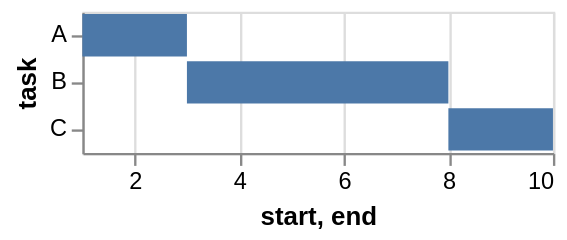

Write a Vega-Lite specification for this figure.
### Vega specification from a JSON file in a GitHub repository (floating-point values rounded to 4 significant figures)
{"$schema": "https://vega.github.io/schema/vega/v5.json", "description": "A simple bar chart with ranged data (aka Gantt Chart).", "background": "white", "padding": 5, "width": 200, "style": "cell", "data": [{"name": "source_0", "values": [{"task": "A", "start": 1, "end": 3}, {"task": "B", "start": 3, "end": 8}, {"task": "C", "start": 8, "end": 10}]}, {"name": "data_0", "source": "source_0", "transform": [{"type": "filter", "expr": "isValid(datum[\"start\"]) && isFinite(+datum[\"start\"])"}]}], "signals": [{"name": "y_step", "value": 20}, {"name": "height", "update": "bandspace(domain('y').length, 0.1, 0.05) * y_step"}], "marks": [{"name": "marks", "type": "rect", "style": ["bar"], "from": {"data": "data_0"}, "encode": {"update": {"fill": {"value": "#4c78a8"}, "ariaRoleDescription": {"value": "bar"}, "description": {"signal": "\"start: \" + (!isValid(datum[\"start\"]) || !isFinite(+datum[\"start\"]) ? \"\" + datum[\"start\"] : format(datum[\"start\"], \"\")) + \"; task: \" + (\"\" + datum[\"task\"]) + \"; end: \" + (!isValid(datum[\"end\"]) || !isFinite(+datum[\"end\"]) ? \"\" + datum[\"end\"] : format(datum[\"end\"], \"\"))"}, "x": {"scale": "x", "field": "start"}, "x2": {"scale": "x", "field": "end"}, "y": {"scale": "y", "field": "task"}, "height": {"signal": "max(0.25, bandwidth('y'))"}}}}], "scales": [{"name": "x", "type": "linear", "domain": {"data": "data_0", "fields": ["start", "end"]}, "range": [0, {"signal": "width"}], "nice": true, "zero": false}, {"name": "y", "type": "band", "domain": {"data": "data_0", "field": "task", "sort": true}, "range": {"step": {"signal": "y_step"}}, "paddingInner": 0.1, "paddingOuter": 0.05}], "axes": [{"scale": "x", "orient": "bottom", "gridScale": "y", "grid": true, "tickCount": {"signal": "ceil(width/40)"}, "domain": false, "labels": false, "aria": false, "maxExtent": 0, "minExtent": 0, "ticks": false, "zindex": 0}, {"scale": "x", "orient": "bottom", "grid": false, "title": "start, end", "labelFlush": true, "labelOverlap": true, "tickCount": {"signal": "ceil(width/40)"}, "zindex": 0}, {"scale": "y", "orient": "left", "grid": false, "title": "task", "zindex": 0}]}
